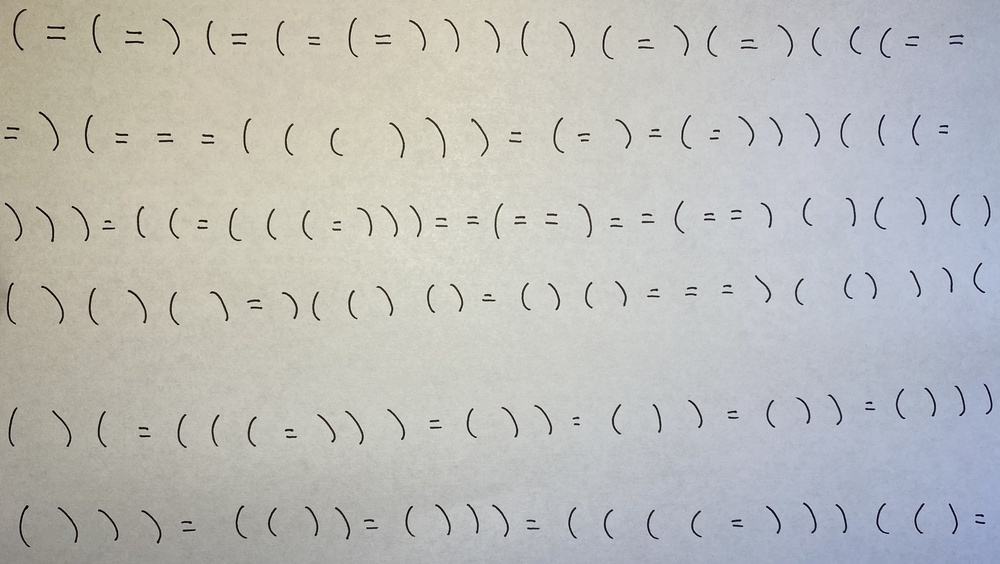
#> input picture louietrainingimages/otherdigits.jpg, 1000 x 564 px, shrunk from 3857 x 2176 before the run
$ python savebracketresiduals.py
#> lines starting #> are read from the running program, lines starting #| are printed output that depends on the picture
### Matrix.py
from Vector import Vector


class Matrix:
    def __init__(self, rows, columns):
        self.rows = rows
        self.columns = columns
        self.data = self.create_empty_matrix()

    def __str__(self):
        return '\n' + '\n'.join([''.join(['{:6}'.format(str(round(item, 1))) for item in row]) for row in self.data])

    @staticmethod
    def create_matrix_from_data(data):
        matrix_rows = len(data)
        matrix_columns = len(data[0])
        matrix_data = [[item for item in row] for row in data]
        matrix = Matrix(matrix_rows, matrix_columns)
        matrix.data = matrix_data
        return matrix

    def create_empty_matrix(self):
        matrix = [[0 for i in range(self.columns)] for j in range(self.rows)]
        return matrix

    # [43 lines left out: functions multiply_by_scalar, subtract, multiply_left_by_transpose, multiply_right_vector_by_transpose, round_matrix, not called in this run]

    def delete_row(self, row):
        del self.data[row]
        self.rows -= 1

    # [102 lines left out: functions delete_column, calculate_row_echelon_form, get_rank, not called in this run]

    def add_values_on_leading_diagonal(self, values):
        for i in range(len(values)):
            self.data[i][i] = values[i]

    # [32 lines left out: functions identity, create_matrix_from_vectors, multiply, inverse_of_leading_diagonal_matrix, not called in this run]

    @staticmethod
    def transpose(original_matrix):
        matrix = Matrix(original_matrix.columns, original_matrix.rows)
        for m in range(matrix.rows):
            for n in range(matrix.columns):
                matrix.data[m][n] = original_matrix.data[n][m]
        return matrix

    def make_integer(self):
        for m in range(self.rows):
            for n in range(self.columns):
                self.data[m][n] = int(self.data[m][n])

    def reduce_rows(self, r):
        self.data = self.data[:r]
        self.rows = r

    # [4 lines left out: function reduce_columns, not called in this run]

    def reduce_diagonal(self, r):
        self.reduce_rows(r)
        self.reduce_columns(r)

    # [52 lines left out: functions split_three_dimension_array, concatenate_matrices_into_list, get_average, sharpen, not called in this run]

    @staticmethod
    def filter(matrix):
        filtered_matrix = Matrix(matrix.rows, matrix.columns)
        for m in range(1, filtered_matrix.rows - 1):
            for n in range(1, filtered_matrix.columns - 1):
                item_top = matrix.data[m - 1][n]
                item_left = matrix.data[m][n - 1]
                item_centre = matrix.data[m][n]
                item_right = matrix.data[m][n + 1]
                item_bottom = matrix.data[m + 1][n]
                filter_items = [item_top, item_left, item_centre, item_right, item_bottom]
                filter_items.sort()
                median_filter_item = filter_items[2]
                filtered_matrix.data[m][n] = median_filter_item
        return filtered_matrix

    # [41 lines left out: functions detect_edges, sharpen_edges, not called in this run]

    def invert(self):
        for m in range(self.rows):
            for n in range(self.columns):
                self.data[m][n] = 255 - self.data[m][n]

    def black_or_white(self, limit):
        for m in range(self.rows):
            for n in range(self.columns):
                if self.data[m][n] < limit:
                    self.data[m][n] = 0
                else:
                    self.data[m][n] = 255

    def strip(self):
        minimum_row = 0
        for row in self.data:
            if sum(row) == 0:
                minimum_row += 1
            else:
                break

        maximum_row = self.rows
        for row in self.data[::-1]:
            if sum(row) == 0:
                maximum_row -= 1
            else:
                break

        self.rows = maximum_row - minimum_row
        self.data = self.data[minimum_row:maximum_row]

        transposed = Matrix.transpose(self)

        minimum_row = 0
        for row in transposed.data:
            if sum(row) == 0:
                minimum_row += 1
            else:
                break

        maximum_row = transposed.rows
        for row in transposed.data[::-1]:
            if sum(row) == 0:
                maximum_row -= 1
            else:
                break

        for row_index, row in enumerate(self.data):
            self.data[row_index] = row[minimum_row:maximum_row]

        self.columns = maximum_row - minimum_row

    def pad(self, rows, columns):
        rows_to_add_to_top = int(rows * (1/2))
        rows_to_add_to_bottom = rows - rows_to_add_to_top
        zero_row = [0 for _ in range(self.columns)]
        rows_for_top = [zero_row for _ in range(rows_to_add_to_top)]
        rows_for_bottom = [zero_row for _ in range(rows_to_add_to_bottom)]
        self.data = rows_for_top + self.data + rows_for_bottom
        self.rows += rows

        columns_to_add_to_left = int(columns * (1/2))
        columns_to_add_to_right = columns - columns_to_add_to_left
        zero_columns_for_left = [0 for _ in range(columns_to_add_to_left)]
        zero_columns_for_right = [0 for _ in range(columns_to_add_to_right)]

        for index, row in enumerate(self.data):
            self.data[index] = zero_columns_for_left + self.data[index] + zero_columns_for_right
        self.columns += columns

    @staticmethod
    def resize(matrix, size):
        reduced_matrix = Matrix(size, size)
        factor = int(matrix.rows / reduced_matrix.rows)
        for m in range(reduced_matrix.rows):
            for n in range(reduced_matrix.columns):
                total = 0
                for i in range(m * factor, (m + 1) * factor):
                    for j in range(n * factor, (n + 1) * factor):
                        total += matrix.data[i][j]
                mean = total / (factor) ** 2
                reduced_matrix.data[m][n] = int(mean)
        return reduced_matrix

    def calculate_centre_of_mass(self):
        x_total = 0
        x_total_items = 0
        for row in self.data:
            for index, item in enumerate(row):
                if item != 0:
                    x_total_items += 1
                    x_total += index
        if x_total_items != 0:
            x_mean = x_total / x_total_items
        else:
            x_mean = 0

        transposed = Matrix.transpose(self)
        y_total = 0
        y_total_items = 0
        for row in transposed.data:
            for index, item in enumerate(row):
                if item != 0:
                    y_total_items += 1
                    y_total += index
        if y_total_items != 0:
            y_mean = y_total / y_total_items
        else:
            y_mean = 0
        return x_mean, y_mean

    def pad_edges(self, top, bottom, left, right):
        zero_row = [0 for _ in range(self.columns)]
        rows_for_top = [zero_row for _ in range(top)]
        rows_for_bottom = [zero_row for _ in range(bottom)]
        self.data = rows_for_top + self.data + rows_for_bottom
        self.rows += top + bottom

        zero_columns_for_left = [0 for _ in range(left)]
        zero_columns_for_right = [0 for _ in range(right)]

        for index, row in enumerate(self.data):
            self.data[index] = zero_columns_for_left + self.data[index] + zero_columns_for_right
        self.columns += left + right

    def get_full_left_columns(self):
        transposed = Matrix.transpose(self)
        left_columns = 0
        for row in transposed.data:
            if sum(row) != 0:
                left_columns += 1
            else:
                break
        return left_columns

    def get_empty_columns_after_column(self, index):
        transposed = Matrix.transpose(self)
        empty_columns = 0
        for row in transposed.data[index:]:
            if sum(row) == 0:
                empty_columns += 1
            else:
                break
        return empty_columns

    @staticmethod
    def get_first_columns(matrix, columns):
        new_matrix = Matrix(matrix.rows, columns)
        new_matrix.data = [row[:columns] for row in matrix.data]
        return new_matrix

    @staticmethod
    def remove_left_columns(matrix, index):
        new_matrix = Matrix(matrix.rows, matrix.columns - index)
        new_matrix.data = [row[index:] for row in matrix.data]
        return new_matrix

    def get_full_top_rows(self):
        top_rows = 0
        for row in self.data:
            if sum(row) != 0:
                top_rows += 1
            else:
                break
        return top_rows

    @staticmethod
    def get_first_rows(matrix, rows):
        new_matrix = Matrix(rows, matrix.columns)
        new_matrix.data = [row for row in matrix.data[:rows]]
        return new_matrix

    def get_empty_rows_after_row(self, index):
        empty_rows = 0
        for row in self.data[index:]:
            if sum(row) == 0:
                empty_rows += 1
            else:
                break
        return empty_rows

    @staticmethod
    def remove_bottom_rows(matrix, index):
        new_matrix = Matrix(matrix.rows - index, matrix.columns)
        new_matrix.data = [row for row in matrix.data[index:]]
        return new_matrix

    # [26 lines left out: functions flatten_along_column, flatten_along_rows, concatenate_matrices_side, not called in this run]

### savebracketresiduals.py
from Matrix import Matrix
from Vector import Vector
from SingularValueDecomposition import SingularValueDecomposition
import numpy as np
import matplotlib.pyplot as plt
import random
from matplotlib.image import imread
from savingmatrices import store_matrices_to_file


# [22 lines left out: functions predict_digit, calculate_residual, not called in this run]


def scale_processed_digit_to_size(digit_matrix):
    digit_matrix.strip()

    size_to_fit_to = 20

    greatest_dimension = max(digit_matrix.rows, digit_matrix.columns)
    difference_above_28 = greatest_dimension % size_to_fit_to
    difference_to_add = size_to_fit_to - difference_above_28
    new_dimension = greatest_dimension + difference_to_add

    padding_for_rows = new_dimension - digit_matrix.rows
    padding_for_columns = new_dimension - digit_matrix.columns
    digit_matrix.pad(padding_for_rows, padding_for_columns)

    resized_digit = Matrix.resize(digit_matrix, size_to_fit_to)

    total_rows_columns_to_add = 28 - size_to_fit_to
    x_centre, y_centre = resized_digit.calculate_centre_of_mass()

    centre = 13.5
    rows_for_top = round(centre - y_centre)
    rows_for_bottom = total_rows_columns_to_add - rows_for_top

    columns_for_left = round(centre - x_centre)
    columns_for_right = total_rows_columns_to_add - columns_for_left

    # print(x_centre, columns_for_left, columns_for_right, y_centre, rows_for_top, rows_for_bottom)
    resized_digit.pad_edges(rows_for_top, rows_for_bottom, columns_for_left, columns_for_right)

    return resized_digit


# [19 lines left out: function get_processed_digit, not called in this run]


def show_digit(matrix, title=''):
    image = plt.imshow(np.array(matrix.data))
    image.set_cmap('gray')
    plt.axis('off')
    plt.title(title)
    plt.show()


# [9 lines left out: function predict_digit_matrix, not called in this run]


def get_next_digit(matrix):
    columns_of_next_digit = matrix.get_full_left_columns()
    # print(columns_of_next_digit, 'columns of first digit')
    digit_matrix = Matrix.get_first_columns(matrix, columns_of_next_digit)
    # show_digit(digit_matrix)
    empty_columns_after_digit = matrix.get_empty_columns_after_column(columns_of_next_digit)
    # print(empty_columns_after_digit, 'empty columns after first digit')
    if empty_columns_after_digit == 0:
        remaining_digits = None
    else:
        remaining_digits = Matrix.remove_left_columns(matrix, columns_of_next_digit + empty_columns_after_digit)
    return digit_matrix, remaining_digits


def seperate_into_digits(multiple_digit_matrix):
    digits = []
    while True:
        next_digit, multiple_digit_matrix = get_next_digit(multiple_digit_matrix)
        digits.append(next_digit)
        if not multiple_digit_matrix:
            break
    # digits.append(multiple_digit_matrix)
    return digits


def get_next_row(matrix):
    rows_of_next_row = matrix.get_full_top_rows()
    # print(rows_of_next_row, 'rows of first row')
    row_matrix = Matrix.get_first_rows(matrix, rows_of_next_row)
    # show_digit(digit_matrix)
    empty_rows_after_row = matrix.get_empty_rows_after_row(rows_of_next_row)
    # print(empty_rows_after_row, 'empty rows after first row')
    if empty_rows_after_row == 0:
        remaining_rows = None
    else:
        remaining_rows = Matrix.remove_bottom_rows(matrix, rows_of_next_row + empty_rows_after_row)
        remaining_rows.strip()
    row_matrix.strip()
    return row_matrix, remaining_rows


def seperate_into_rows(digit_page_matrix):
    rows = []
    while True:
        next_row, digit_page_matrix = get_next_row(digit_page_matrix)
        rows.append(next_row)
        if not digit_page_matrix:
            break
    return rows


def get_digits_from_image(file_name):
#> called with file_name = 'louietrainingimages/otherdigits.jpg'
    digit_page = imread(file_name)
#> digit_page is the input picture: shape (564, 1000, 3); mean R, G, B 188.2, 188.3, 185.4

    digit_page_grey = np.mean(digit_page, -1)
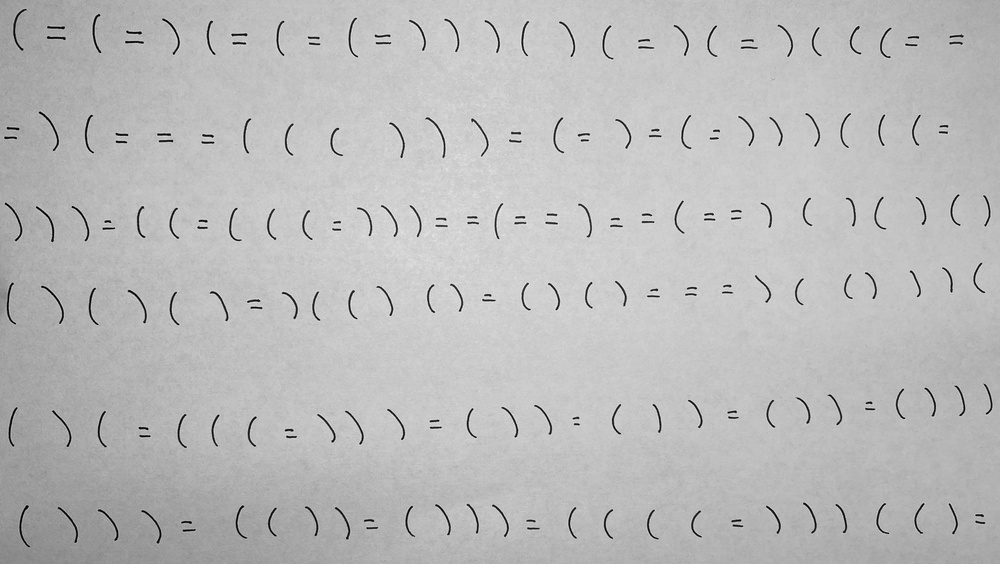
#> digit_page_grey: shape (564, 1000) float64; min 0.333, max 244.7, mean 187.3
    digit_page_array = digit_page_grey.tolist()
#> digit_page_array = 564 items
    digit_page_matrix = Matrix.create_matrix_from_data(digit_page_array)
#> in create_matrix_from_data, `matrix_rows = len(data)`: matrix_rows = 564
#> in create_matrix_from_data, `matrix_columns = len(data[0])`: matrix_columns = 1000
#> in create_matrix_from_data, `matrix_data = [[item for item in row] for row in data]`: matrix_data = 564 items
#> in __init__, `self.rows = rows`: self.rows = 564
#> in __init__, `self.columns = columns`: self.columns = 1000
#> in create_matrix_from_data, `matrix.data = matrix_data`: matrix.data = 564 items

    digit_page_matrix.make_integer()
    digit_page_matrix.invert()
    digit_page_matrix.black_or_white(175)
    multiple_digit_matrix = Matrix.filter(digit_page_matrix)

    multiple_digit_matrix.strip()
#> in strip, `maximum_row = self.rows`: maximum_row = 564
#> the loop in strip, `for row in self.data[::-1]:` made 18 passes
#> maximum_row on passes 1 to 12: 563, 562, 561, 560, 559, 558, 557, 556, 555, 554, 553, 552
#> after the loop in strip, `for row in self.data[::-1]:`: maximum_row = 547
#> in strip, `self.rows = maximum_row - minimum_row`: self.rows = 538
#> in strip, `self.data = self.data[minimum_row:maximum_row]`: self.data = 538 items
#> the loop in strip, `for row in transposed.data:` made 6 passes
#> after the loop in strip, `for row in transposed.data:`: minimum_row = 5
#> in strip, `maximum_row = transposed.rows`: maximum_row = 1000
#> the loop in strip, `for row in transposed.data[::-1]:` made 9 passes
#> maximum_row on passes 1 to 8: 999, 998, 997, 996, 995, 994, 993, 992
#> after the loop in strip, `for row in transposed.data[::-1]:`: maximum_row = 992
#> in strip, `self.columns = maximum_row - minimum_row`: self.columns = 987

    show_digit(multiple_digit_matrix)
#> in show_digit, `plt.show()`:
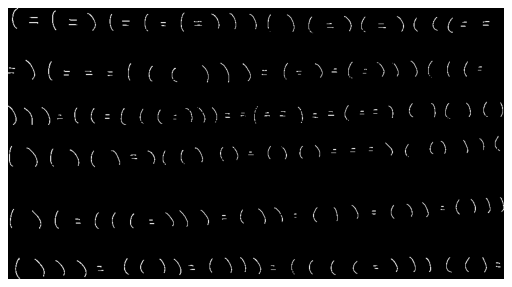
#> figure drawn by matplotlib, 1 panel

    seperate_rows = seperate_into_rows(multiple_digit_matrix)
#> the loop in seperate_into_rows, `while True:` made 6 passes
#> after the loop in seperate_into_rows, `while True:`: rows = 6 items
#> seperate_rows = 6 items
    for row in seperate_rows:
        show_digit(row)
#> this loop made 6 passes
#> pass 1, in show_digit (call 2), `plt.show()`:
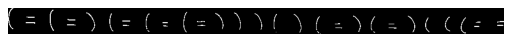
#> figure drawn by matplotlib, 1 panel
#> pass 2, in show_digit (call 3), `plt.show()`:
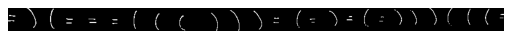
#> figure drawn by matplotlib, 1 panel

    seperate_digits = []
    for row in seperate_rows:
        seperate_digits_of_row = seperate_into_digits(row)

        for digit in seperate_digits_of_row:
            seperate_digits.append(digit)
#> this loop made 6 passes
    return seperate_digits

seperate_digits = []
files_of_handwriting = ['louietrainingimages/otherdigits.jpg']
for file in files_of_handwriting:
    digits_of_file = get_digits_from_image(file)
    seperate_digits = seperate_digits + digits_of_file


print('total digits', len(seperate_digits))
#| total digits 176


matrices_for_digits = [[], [], []]

for index, digit in enumerate(seperate_digits):
    processed_digit = scale_processed_digit_to_size(digit)

    show_digit(processed_digit, str(index))

#> (the run stopped early here; a loop or call above may not have finished)
